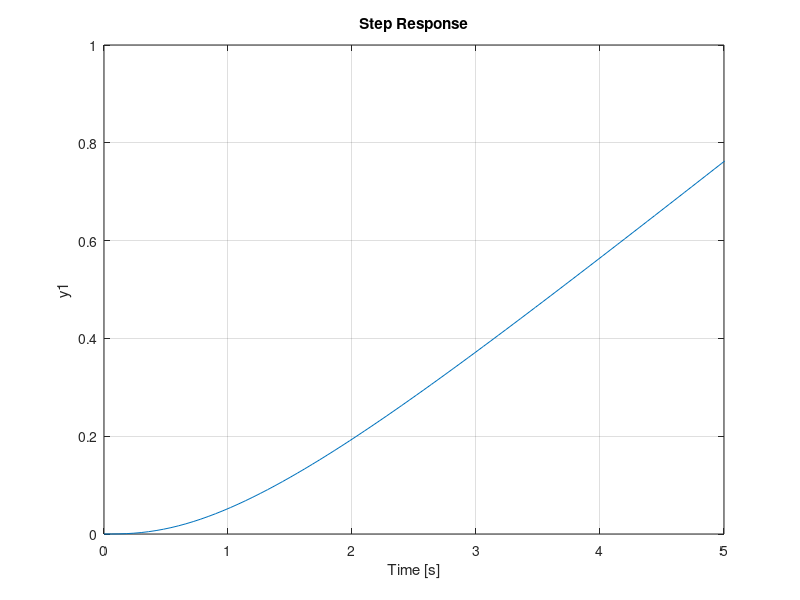
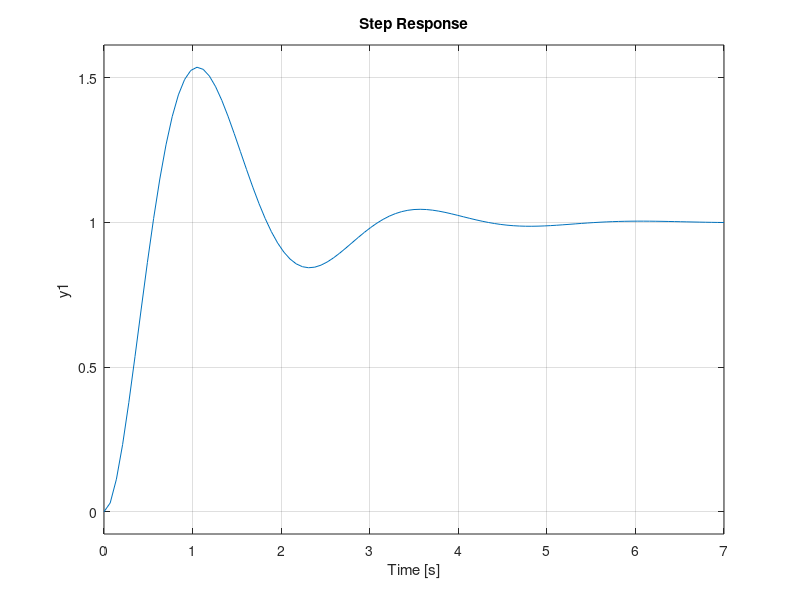

Write the MATLAB code that produced these figures, in order.
% Clear variables and clear workspace
clear; clc; clf;

% Numerator and denominator for Transfer Function
num = 1;
den = [1 6 5 0];

% Transfer Function
H = tf(num, den)

% Step response from transfer function
figure(1)
step(H)
axis([0 5 0 1])

% Plot for P control (ZN2)
figure(2)
subplot(3,1,1)
Kcr = 60; Pcr = 0;
P_num = 0.5*Kcr;
P_den = 1;
P = feedback(tf(P_num, P_den)*H,1)
step(P)
hold on;

% Plot for PI control (ZN2)
subplot(3,1,2)
PI_num = [81 32.4];
PI_den = [3 0];
PI = feedback(tf(PI_num, PI_den)*H,1)
step(PI)

% Plot for PID control (ZN2)
subplot(3,1,3)
PID_num = [13.5 36 24];
PID_den = [1 0];
PID = feedback(tf(PID_num, PID_den)*H,1)
step(PID)